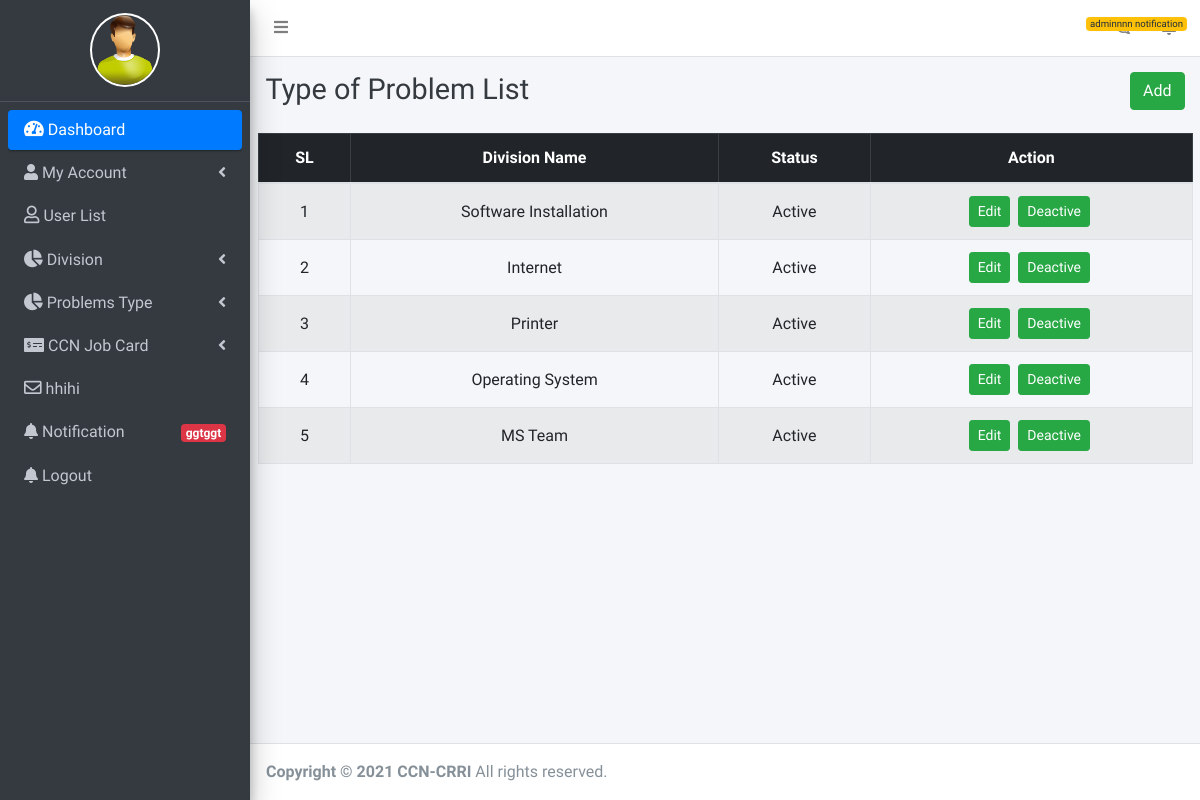
The page /jobcard/jobcard-problem-list/ (signed in) on the database its author committed.
### users/models.py (models this page shows, shortened)
class User(AbstractUser):
    is_hod = models.BooleanField(default=False)
    is_ccn_hod = models.BooleanField(default=False)
    is_engineer = models.BooleanField(default=False)
    is_user = models.BooleanField(default=True)
    division = models.ForeignKey(Division, on_delete=models.CASCADE, null=True, blank=True)

class Profile(models.Model):
    user = models.OneToOneField(User, null=True, blank=True, on_delete=models.CASCADE)
    user_pic = models.ImageField(default="default.png", null=True, blank=True)
    bio = models.TextField(max_length=500, blank=True)
    location = models.CharField(max_length=30, blank=True)
    current_address = models.TextField(max_length=100, blank=True)
    permanent_address = models.TextField(max_length=100, blank=True)

class ProblemCategory(models.Model):
    problem_name = models.CharField(max_length=50)
    status = models.BooleanField(default=True)
    class Meta:
        verbose_name = 'problemcategory'
        verbose_name_plural = 'problemcategories'

### users/views.py (the view)
# urls.py: path('jobcard/jobcard-problem-list/',jobcard_problem_list, name='jobcard-problem-list'),
@login_required
def jobcard_problem_list(request):
    p_list = ProblemCategory.objects.all()
    context = {
        'p_list':p_list
    }
    return render(request, 'admin/jobcard_problem_list.html',context)

### users/templatetags/extra_tags.py (called while the page is built)
@register.filter
def TotalPendingJob(self):
    total_pending_job = CcnJobCard.objects.filter(job_on="CCN Head").count()
    return("{:,}".format(total_pending_job))

@register.filter
def TotalJob(self):
    total_job = CcnJobCard.objects.filter(status=False).count()
    return("{:,}".format(total_job))

### users/templates/admin/jobcard_problem_list.html (shortened to what this page needs)
{% extends 'base.html' %}
{% block d-content %}
<div class="content-header">
    <div class="container-fluid">
      <div class="row mb-2">
        <div class="col-12">
          <h1 class="m-0 text-dark float-left w-75">Type of Problem List</h1>
          <a href="{% url 'users:add-jobcard-problem' %}" class="btn btn-success float-right text-right">Add</a>
        </div>
      </div>
    </div>
  </div>
<section class="invest_request_area">
    <div class="container-fluid">
        <div class="row">
            <div class="col-12">
                <table class="table table-bordered table-striped text-center">
                    <thead class="table-dark">
                        <th>SL</th>
                        <th>Division Name</th>
                        <th>Status</th>
                        <th>Action</th>
                    </thead>
                    <tbody class="text-center">
                        {% for p_list in p_list %}
                            <tr>
                                <td class="align-middle">{{forloop.counter}}</td>
                                <td class="align-middle">{{p_list.problem_name}}</td>
                                <td class="align-middle">
                                    {% if p_list.status %}
                                        <span>Active</span>
                                    {% else %}
                                        <span style="color: red;">Inactive</span>
                                    {% endif %}
                                </td>
                                <td class="align-middle text-center">
                                    <a href="#" class="btn btn-success btn-sm d-inline-block mr-1">Edit</a>
                                    {% if not p_list.status %}
                                        <a href="{% url 'users:jobcard-problem-active' p_list.id %}" class="btn btn-warning btn-sm d-inline-block mr-1">Active</a>
                                        {% else %}
                                        <a href="{% url 'users:jobcard-problem-deactivate' p_list.id %}" class="btn btn-success btn-sm d-inline-block mr-1">Deactive</a>
                                    {% endif %}
                                </td>
                            </tr>
                        {% endfor %}
                    </tbody>
                </table>
            </div>
        </div>
    </div>
</section>
{% endblock d-content %}

### users/templates/sidebar.html (shortened to what this page needs)
{% load static %}
{% load extra_tags %}
<aside class="main-sidebar sidebar-dark-primary elevation-4">
 <a href="#" class="brand-link d-block overflow-hidden">
    <div class="logo_images">
      {% if request.user.is_authenticated %}
      <img class="profile-pic" src="{{request.user.profile.user_pic.url}}" />
      {%endif%}
    </div>
  </a>
  <div class="sidebar">
    <nav class="mt-2">
    <ul class="nav nav-pills nav-sidebar flex-column" data-widget="treeview" role="menu" data-accordion="false">
      {% if request.user.is_ccn_hod or request.user.is_superuser %}
      <li class="nav-item has-treeview menu-open">
        <a href="#" class="nav-link active">
          <i class="nav-icon fas fa-tachometer-alt"></i> <p> Dashboard </p>
        </a>
      </li>
      <li class="nav-item has-treeview">
        <a href="#" class="nav-link">
          <i class="fas fa-user"></i> <p>My Account<i class="right fas fa-angle-left"></i></p>
        </a>
      </li>
      <li class="nav-item">
        <a href="{% url 'users:users-list' %}" class="nav-link">
          <i class="nav-icon far fa-user"></i>
          User List
        </a>
      </li>
      <li class="nav-item has-treeview">
        <a href="#" class="nav-link">
          <i class="nav-icon fas fa-chart-pie"></i>
          <p> Division <i class="right fas fa-angle-left"></i> </p>
        </a>
      </li>
      <li class="nav-item has-treeview">
        <a href="#" class="nav-link">
          <i class="nav-icon fas fa-chart-pie"></i>
          <p> Problems Type <i class="right fas fa-angle-left"></i> </p>
        </a>
      </li>
      <li class="nav-item has-treeview">
        <a href="#" class="nav-link">
          <i class="fas fa-money-check-alt"></i>
          <p>CCN Job Card <i class="fas fa-angle-left right"></i></p>
        </a>
      </li>
      <li class="nav-item">
        <a href="#" class="nav-link">
          <i class="nav-icon far fa-envelope"></i>
          hhihi
        </a>
      </li>
      <li class="nav-item">
        <a href="#" class="nav-link">
          <i class="fas fa-bell"></i> <p> Notification
          <span class="badge badge-danger right">ggtggt</span>
        </p>
        </a>
      </li>
      <li class="nav-item">
        <a href="/logout" class="nav-link">
          <i class="fas fa-bell"></i> Logout </a>
      </li>
{% endif %}
    </ul>
    </nav>
  </div>
</aside>

### static/css/dashboard.css (style rules this page uses)
a,.btn { text-decoration: none !important; }
.nav-sidebar>.nav-item .nav-icon { margin-left: 0; font-size: 1.2rem; margin-right: 0; text-align: center; width: auto; }
.logo_images { width: 75px; height: 75px; border-radius: 90px; text-align: center; display: block; margin: 0 auto; }
.logo_images img { height: 74px; width: 70px; border: 2px solid #fff; border-radius: 50%; }
.nav-item.has-treeview.menu-open > a.nav-link { background-color: #007bff !important; color: #fff !important; }

### rows shown on the page
User: user.profile.user_pic (placeholder picture)
ProblemCategory: problem_name "Software Installation", status "Active"
ProblemCategory: problem_name "Internet", status "Active"
ProblemCategory: problem_name "Printer", status "Active"
ProblemCategory: problem_name "Operating System", status "Active"
ProblemCategory: problem_name "MS Team", status "Active"
